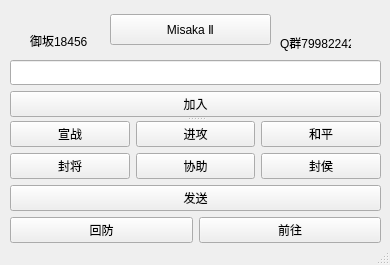
<?xml version="1.0" encoding="UTF-8"?>
<ui version="4.0">
 <class>UI_Auto</class>
 <widget class="QMainWindow" name="UI_Auto">
  <property name="geometry">
   <rect>
    <x>0</x>
    <y>0</y>
    <width>390</width>
    <height>265</height>
   </rect>
  </property>
  <property name="minimumSize">
   <size>
    <width>390</width>
    <height>265</height>
   </size>
  </property>
  <property name="maximumSize">
   <size>
    <width>390</width>
    <height>265</height>
   </size>
  </property>
  <property name="windowTitle">
   <string notr="true">Misaka Ⅱ</string>
  </property>
  <widget class="QWidget" name="centralwidget">
   <widget class="QPushButton" name="pushButton_2">
    <property name="geometry">
     <rect>
      <x>110</x>
      <y>14</y>
      <width>161</width>
      <height>31</height>
     </rect>
    </property>
    <property name="text">
     <string>Misaka Ⅱ</string>
    </property>
   </widget>
   <widget class="QLabel" name="label">
    <property name="geometry">
     <rect>
      <x>280</x>
      <y>32</y>
      <width>71</width>
      <height>21</height>
     </rect>
    </property>
    <property name="text">
     <string>Q群799822421</string>
    </property>
   </widget>
   <widget class="QLabel" name="label_2">
    <property name="geometry">
     <rect>
      <x>30</x>
      <y>31</y>
      <width>61</width>
      <height>20</height>
     </rect>
    </property>
    <property name="text">
     <string>御坂18456</string>
    </property>
   </widget>
   <widget class="QWidget" name="">
    <property name="geometry">
     <rect>
      <x>10</x>
      <y>60</y>
      <width>371</width>
      <height>183</height>
     </rect>
    </property>
    <layout class="QVBoxLayout" name="verticalLayout_3">
     <item>
      <layout class="QVBoxLayout" name="verticalLayout_2">
       <item>
        <widget class="QSplitter" name="splitter">
         <property name="orientation">
          <enum>Qt::Vertical</enum>
         </property>
         <widget class="QWidget" name="layoutWidget">
          <layout class="QVBoxLayout" name="verticalLayout">
           <item>
            <widget class="QLineEdit" name="put_in">
             <property name="minimumSize">
              <size>
               <width>0</width>
               <height>25</height>
              </size>
             </property>
             <property name="clearButtonEnabled">
              <bool>true</bool>
             </property>
            </widget>
           </item>
           <item>
            <widget class="QPushButton" name="pushButton">
             <property name="enabled">
              <bool>true</bool>
             </property>
             <property name="sizePolicy">
              <sizepolicy hsizetype="Minimum" vsizetype="Fixed">
               <horstretch>0</horstretch>
               <verstretch>1</verstretch>
              </sizepolicy>
             </property>
             <property name="minimumSize">
              <size>
               <width>0</width>
               <height>25</height>
              </size>
             </property>
             <property name="maximumSize">
              <size>
               <width>16777215</width>
               <height>16777215</height>
              </size>
             </property>
             <property name="text">
              <string>加入</string>
             </property>
            </widget>
           </item>
          </layout>
         </widget>
         <widget class="QWidget" name="layoutWidget">
          <layout class="QHBoxLayout" name="horizontalLayout">
           <item>
            <widget class="QPushButton" name="XuanZhan">
             <property name="text">
              <string>宣战</string>
             </property>
            </widget>
           </item>
           <item>
            <widget class="QPushButton" name="Attack">
             <property name="text">
              <string>进攻</string>
             </property>
            </widget>
           </item>
           <item>
            <widget class="QPushButton" name="peace">
             <property name="text">
              <string>和平</string>
             </property>
            </widget>
           </item>
          </layout>
         </widget>
        </widget>
       </item>
       <item>
        <layout class="QHBoxLayout" name="horizontalLayout_2">
         <item>
          <widget class="QPushButton" name="army">
           <property name="text">
            <string>封将</string>
           </property>
          </widget>
         </item>
         <item>
          <widget class="QPushButton" name="Help">
           <property name="text">
            <string>协助</string>
           </property>
          </widget>
         </item>
         <item>
          <widget class="QPushButton" name="lord">
           <property name="text">
            <string>封侯</string>
           </property>
          </widget>
         </item>
        </layout>
       </item>
       <item>
        <widget class="QPushButton" name="send">
         <property name="text">
          <string>发送</string>
         </property>
        </widget>
       </item>
      </layout>
     </item>
     <item>
      <layout class="QHBoxLayout" name="horizontalLayout_3">
       <item>
        <widget class="QPushButton" name="back">
         <property name="text">
          <string>回防</string>
         </property>
        </widget>
       </item>
       <item>
        <widget class="QPushButton" name="goto_2">
         <property name="text">
          <string>前往</string>
         </property>
        </widget>
       </item>
      </layout>
     </item>
    </layout>
   </widget>
  </widget>
  <widget class="QStatusBar" name="statusbar"/>
 </widget>
 <resources/>
 <connections/>
</ui>
